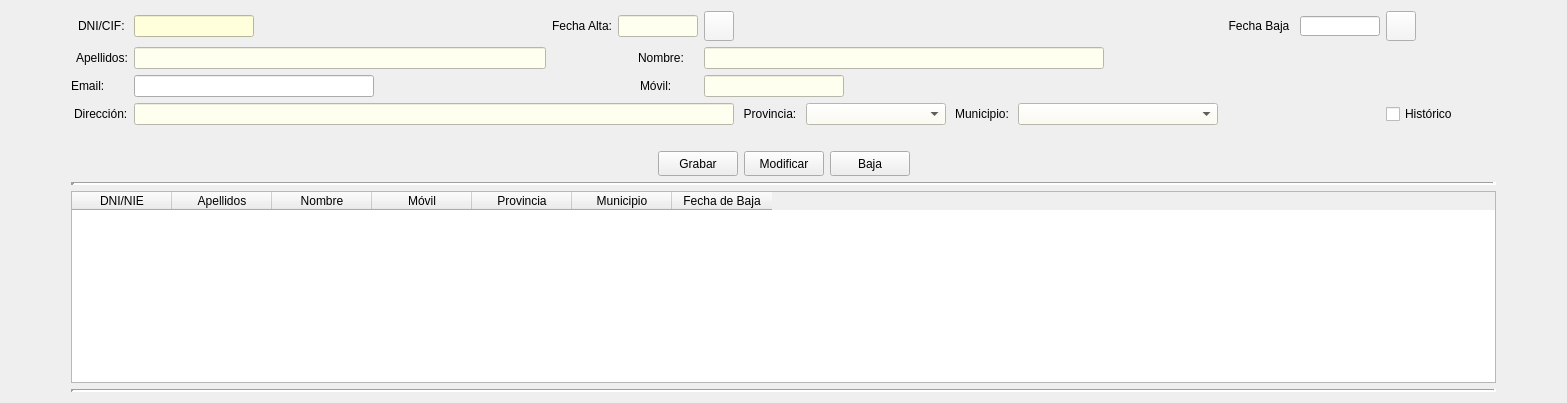
      <widget class="QWidget" name="pesClientes">
       <attribute name="title">
        <string>CLIENTES</string>
       </attribute>
       <layout class="QGridLayout" name="gridLayout_3">
        <item row="3" column="1">
         <widget class="Line" name="line_2">
          <property name="lineWidth">
           <number>4</number>
          </property>
          <property name="orientation">
           <enum>Qt::Horizontal</enum>
          </property>
         </widget>
        </item>
        <item row="5" column="1">
         <widget class="Line" name="line">
          <property name="frameShadow">
           <enum>QFrame::Sunken</enum>
          </property>
          <property name="lineWidth">
           <number>3</number>
          </property>
          <property name="orientation">
           <enum>Qt::Horizontal</enum>
          </property>
         </widget>
        </item>
        <item row="1" column="1">
         <spacer name="verticalSpacer">
          <property name="orientation">
           <enum>Qt::Vertical</enum>
          </property>
          <property name="sizeType">
           <enum>QSizePolicy::Fixed</enum>
          </property>
          <property name="sizeHint" stdset="0">
           <size>
            <width>20</width>
            <height>20</height>
           </size>
          </property>
         </spacer>
        </item>
        <item row="2" column="1">
         <layout class="QHBoxLayout" name="horizontalLayout">
          <property name="sizeConstraint">
           <enum>QLayout::SetMaximumSize</enum>
          </property>
          <item>
           <spacer name="horizontalSpacer">
            <property name="orientation">
             <enum>Qt::Horizontal</enum>
            </property>
            <property name="sizeHint" stdset="0">
             <size>
              <width>40</width>
              <height>20</height>
             </size>
            </property>
           </spacer>
          </item>
          <item alignment="Qt::AlignHCenter">
           <widget class="QPushButton" name="btnGrabarcli">
            <property name="minimumSize">
             <size>
              <width>80</width>
              <height>25</height>
             </size>
            </property>
            <property name="maximumSize">
             <size>
              <width>80</width>
              <height>25</height>
             </size>
            </property>
            <property name="text">
             <string>Grabar</string>
            </property>
           </widget>
          </item>
          <item alignment="Qt::AlignHCenter">
           <widget class="QPushButton" name="btnModifcli">
            <property name="minimumSize">
             <size>
              <width>80</width>
              <height>25</height>
             </size>
            </property>
            <property name="maximumSize">
             <size>
              <width>80</width>
              <height>25</height>
             </size>
            </property>
            <property name="text">
             <string>Modificar</string>
            </property>
           </widget>
          </item>
          <item alignment="Qt::AlignHCenter">
           <widget class="QPushButton" name="btnDelcli">
            <property name="minimumSize">
             <size>
              <width>80</width>
              <height>25</height>
             </size>
            </property>
            <property name="maximumSize">
             <size>
              <width>80</width>
              <height>25</height>
             </size>
            </property>
            <property name="text">
             <string>Baja</string>
            </property>
           </widget>
          </item>
          <item>
           <spacer name="horizontalSpacer_2">
            <property name="orientation">
             <enum>Qt::Horizontal</enum>
            </property>
            <property name="sizeHint" stdset="0">
             <size>
              <width>40</width>
              <height>20</height>
             </size>
            </property>
           </spacer>
          </item>
         </layout>
        </item>
        <item row="0" column="0">
         <spacer name="horizontalSpacer_3">
          <property name="orientation">
           <enum>Qt::Horizontal</enum>
          </property>
          <property name="sizeType">
           <enum>QSizePolicy::Expanding</enum>
          </property>
          <property name="sizeHint" stdset="0">
           <size>
            <width>60</width>
            <height>20</height>
           </size>
          </property>
         </spacer>
        </item>
        <item row="0" column="1">
         <layout class="QGridLayout" name="gridLayout">
          <property name="sizeConstraint">
           <enum>QLayout::SetMaximumSize</enum>
          </property>
          <item row="0" column="9">
           <widget class="QLabel" name="lblBajacli">
            <property name="minimumSize">
             <size>
              <width>70</width>
              <height>20</height>
             </size>
            </property>
            <property name="maximumSize">
             <size>
              <width>70</width>
              <height>20</height>
             </size>
            </property>
            <property name="text">
             <string>Fecha Baja</string>
            </property>
            <property name="alignment">
             <set>Qt::AlignCenter</set>
            </property>
           </widget>
          </item>
          <item row="1" column="1">
           <widget class="QLineEdit" name="txtApelcli">
            <property name="minimumSize">
             <size>
              <width>400</width>
              <height>0</height>
             </size>
            </property>
            <property name="maximumSize">
             <size>
              <width>550</width>
              <height>16777215</height>
             </size>
            </property>
            <property name="styleSheet">
             <string notr="true">background-color: rgb(255, 255, 239);</string>
            </property>
           </widget>
          </item>
          <item row="3" column="1" colspan="4" alignment="Qt::AlignLeft">
           <widget class="QLineEdit" name="txtDircli">
            <property name="minimumSize">
             <size>
              <width>600</width>
              <height>0</height>
             </size>
            </property>
            <property name="maximumSize">
             <size>
              <width>1200</width>
              <height>16777215</height>
             </size>
            </property>
            <property name="styleSheet">
             <string notr="true">background-color: rgb(255, 255, 239);</string>
            </property>
            <property name="text">
             <string/>
            </property>
           </widget>
          </item>
          <item row="2" column="4" colspan="4" alignment="Qt::AlignLeft">
           <widget class="QLineEdit" name="txtMovilcli">
            <property name="minimumSize">
             <size>
              <width>140</width>
              <height>20</height>
             </size>
            </property>
            <property name="maximumSize">
             <size>
              <width>140</width>
              <height>16777215</height>
             </size>
            </property>
            <property name="styleSheet">
             <string notr="true">background-color: rgb(255, 255, 239);</string>
            </property>
            <property name="text">
             <string/>
            </property>
            <property name="alignment">
             <set>Qt::AlignCenter</set>
            </property>
           </widget>
          </item>
          <item row="2" column="3" alignment="Qt::AlignRight">
           <widget class="QLabel" name="lblMovilcli">
            <property name="minimumSize">
             <size>
              <width>50</width>
              <height>0</height>
             </size>
            </property>
            <property name="maximumSize">
             <size>
              <width>60</width>
              <height>16777215</height>
             </size>
            </property>
            <property name="styleSheet">
             <string notr="true">color: whitesmoke;
color: rgb(0, 0, 0);</string>
            </property>
            <property name="frameShape">
             <enum>QFrame::NoFrame</enum>
            </property>
            <property name="text">
             <string>Móvil:        </string>
            </property>
           </widget>
          </item>
          <item row="1" column="3" alignment="Qt::AlignRight">
           <widget class="QLabel" name="lblNomcli">
            <property name="minimumSize">
             <size>
              <width>50</width>
              <height>0</height>
             </size>
            </property>
            <property name="maximumSize">
             <size>
              <width>60</width>
              <height>16777215</height>
             </size>
            </property>
            <property name="text">
             <string>Nombre:    </string>
            </property>
           </widget>
          </item>
          <item row="2" column="1">
           <widget class="QLineEdit" name="txtEmailcli">
            <property name="minimumSize">
             <size>
              <width>240</width>
              <height>0</height>
             </size>
            </property>
            <property name="maximumSize">
             <size>
              <width>240</width>
              <height>16777215</height>
             </size>
            </property>
            <property name="text">
             <string/>
            </property>
           </widget>
          </item>
          <item row="0" column="1">
           <widget class="QLineEdit" name="txtDnicli">
            <property name="sizePolicy">
             <sizepolicy hsizetype="Fixed" vsizetype="Fixed">
              <horstretch>0</horstretch>
              <verstretch>0</verstretch>
             </sizepolicy>
            </property>
            <property name="minimumSize">
             <size>
              <width>120</width>
              <height>0</height>
             </size>
            </property>
            <property name="maximumSize">
             <size>
              <width>120</width>
              <height>16777215</height>
             </size>
            </property>
            <property name="styleSheet">
             <string notr="true">background-color: rgb(255, 255, 220);</string>
            </property>
            <property name="alignment">
             <set>Qt::AlignCenter</set>
            </property>
           </widget>
          </item>
          <item row="2" column="0" alignment="Qt::AlignRight">
           <widget class="QLabel" name="lblEmailcli">
            <property name="minimumSize">
             <size>
              <width>50</width>
              <height>0</height>
             </size>
            </property>
            <property name="maximumSize">
             <size>
              <width>60</width>
              <height>16777215</height>
             </size>
            </property>
            <property name="layoutDirection">
             <enum>Qt::LeftToRight</enum>
            </property>
            <property name="text">
             <string>Email:       </string>
            </property>
           </widget>
          </item>
          <item row="1" column="0" alignment="Qt::AlignRight">
           <widget class="QLabel" name="lblApelcli">
            <property name="minimumSize">
             <size>
              <width>50</width>
              <height>0</height>
             </size>
            </property>
            <property name="maximumSize">
             <size>
              <width>60</width>
              <height>16777215</height>
             </size>
            </property>
            <property name="layoutDirection">
             <enum>Qt::LeftToRight</enum>
            </property>
            <property name="text">
             <string>Apellidos:</string>
            </property>
           </widget>
          </item>
          <item row="3" column="0" alignment="Qt::AlignRight">
           <widget class="QLabel" name="lblDircli">
            <property name="sizePolicy">
             <sizepolicy hsizetype="Fixed" vsizetype="Preferred">
              <horstretch>0</horstretch>
              <verstretch>0</verstretch>
             </sizepolicy>
            </property>
            <property name="minimumSize">
             <size>
              <width>50</width>
              <height>0</height>
             </size>
            </property>
            <property name="maximumSize">
             <size>
              <width>60</width>
              <height>16777215</height>
             </size>
            </property>
            <property name="layoutDirection">
             <enum>Qt::LeftToRight</enum>
            </property>
            <property name="text">
             <string>Dirección:</string>
            </property>
           </widget>
          </item>
          <item row="3" column="11">
           <widget class="QCheckBox" name="chkHistoriacli">
            <property name="sizePolicy">
             <sizepolicy hsizetype="Fixed" vsizetype="Fixed">
              <horstretch>0</horstretch>
              <verstretch>0</verstretch>
             </sizepolicy>
            </property>
            <property name="minimumSize">
             <size>
              <width>110</width>
              <height>0</height>
             </size>
            </property>
            <property name="maximumSize">
             <size>
              <width>150</width>
              <height>16777215</height>
             </size>
            </property>
            <property name="text">
             <string>Histórico</string>
            </property>
           </widget>
          </item>
          <item row="0" column="0" alignment="Qt::AlignRight">
           <widget class="QLabel" name="lblDnicli">
            <property name="minimumSize">
             <size>
              <width>50</width>
              <height>0</height>
             </size>
            </property>
            <property name="layoutDirection">
             <enum>Qt::LeftToRight</enum>
            </property>
            <property name="text">
             <string>DNI/CIF:</string>
            </property>
           </widget>
          </item>
          <item row="0" column="4">
           <widget class="QPushButton" name="btnAltacli">
            <property name="minimumSize">
             <size>
              <width>30</width>
              <height>30</height>
             </size>
            </property>
            <property name="maximumSize">
             <size>
              <width>30</width>
              <height>30</height>
             </size>
            </property>
            <property name="styleSheet">
             <string notr="true">background-color: rgb(245, 245, 245);</string>
            </property>
            <property name="text">
             <string/>
            </property>
            <property name="icon">
             <iconset>
              <normaloff>../img/calendar.ico</normaloff>../img/calendar.ico</iconset>
            </property>
            <property name="iconSize">
             <size>
              <width>30</width>
              <height>30</height>
             </size>
            </property>
           </widget>
          </item>
          <item row="0" column="2">
           <widget class="QLabel" name="lblAltacli">
            <property name="minimumSize">
             <size>
              <width>50</width>
              <height>0</height>
             </size>
            </property>
            <property name="maximumSize">
             <size>
              <width>60</width>
              <height>16777215</height>
             </size>
            </property>
            <property name="text">
             <string>Fecha Alta:</string>
            </property>
            <property name="alignment">
             <set>Qt::AlignCenter</set>
            </property>
           </widget>
          </item>
          <item row="3" column="5">
           <widget class="QLabel" name="lblProvcli">
            <property name="sizePolicy">
             <sizepolicy hsizetype="Fixed" vsizetype="Preferred">
              <horstretch>0</horstretch>
              <verstretch>0</verstretch>
             </sizepolicy>
            </property>
            <property name="minimumSize">
             <size>
              <width>60</width>
              <height>0</height>
             </size>
            </property>
            <property name="maximumSize">
             <size>
              <width>80</width>
              <height>16777215</height>
             </size>
            </property>
            <property name="text">
             <string>Provincia:</string>
            </property>
            <property name="alignment">
             <set>Qt::AlignCenter</set>
            </property>
           </widget>
          </item>
          <item row="3" column="7">
           <widget class="QLabel" name="lblMunicli">
            <property name="sizePolicy">
             <sizepolicy hsizetype="Fixed" vsizetype="Preferred">
              <horstretch>0</horstretch>
              <verstretch>0</verstretch>
             </sizepolicy>
            </property>
            <property name="minimumSize">
             <size>
              <width>60</width>
              <height>0</height>
             </size>
            </property>
            <property name="maximumSize">
             <size>
              <width>80</width>
              <height>16777215</height>
             </size>
            </property>
            <property name="text">
             <string>Municipio:</string>
            </property>
            <property name="alignment">
             <set>Qt::AlignCenter</set>
            </property>
           </widget>
          </item>
          <item row="0" column="3">
           <widget class="QLineEdit" name="txtAltacli">
            <property name="minimumSize">
             <size>
              <width>80</width>
              <height>0</height>
             </size>
            </property>
            <property name="maximumSize">
             <size>
              <width>80</width>
              <height>16777215</height>
             </size>
            </property>
            <property name="styleSheet">
             <string notr="true">background-color: rgb(255, 255, 239);</string>
            </property>
            <property name="alignment">
             <set>Qt::AlignCenter</set>
            </property>
           </widget>
          </item>
          <item row="3" column="6">
           <widget class="QComboBox" name="cmbProvcli">
            <property name="minimumSize">
             <size>
              <width>140</width>
              <height>0</height>
             </size>
            </property>
            <property name="maximumSize">
             <size>
              <width>140</width>
              <height>16777215</height>
             </size>
            </property>
            <property name="styleSheet">
             <string notr="true">background-color: rgb(255, 255, 239);</string>
            </property>
           </widget>
          </item>
          <item row="0" column="11">
           <widget class="QPushButton" name="btnBajacli">
            <property name="minimumSize">
             <size>
              <width>30</width>
              <height>30</height>
             </size>
            </property>
            <property name="maximumSize">
             <size>
              <width>30</width>
              <height>30</height>
             </size>
            </property>
            <property name="styleSheet">
             <string notr="true">background-color: rgb(245, 245, 245);</string>
            </property>
            <property name="text">
             <string/>
            </property>
            <property name="icon">
             <iconset>
              <normaloff>../img/calendar.ico</normaloff>../img/calendar.ico</iconset>
            </property>
            <property name="iconSize">
             <size>
              <width>29</width>
              <height>29</height>
             </size>
            </property>
           </widget>
          </item>
          <item row="3" column="8">
           <widget class="QComboBox" name="cmbMunicli">
            <property name="minimumSize">
             <size>
              <width>200</width>
              <height>0</height>
             </size>
            </property>
            <property name="maximumSize">
             <size>
              <width>300</width>
              <height>16777215</height>
             </size>
            </property>
            <property name="styleSheet">
             <string notr="true">background-color: rgb(255, 255, 239);</string>
            </property>
           </widget>
          </item>
          <item row="0" column="10">
           <widget class="QLineEdit" name="txtBajacli">
            <property name="minimumSize">
             <size>
              <width>80</width>
              <height>20</height>
             </size>
            </property>
            <property name="maximumSize">
             <size>
              <width>80</width>
              <height>20</height>
             </size>
            </property>
            <property name="alignment">
             <set>Qt::AlignCenter</set>
            </property>
           </widget>
          </item>
          <item row="1" column="4" colspan="8">
           <widget class="QLineEdit" name="txtNomcli">
            <property name="minimumSize">
             <size>
              <width>400</width>
              <height>0</height>
             </size>
            </property>
            <property name="maximumSize">
             <size>
              <width>400</width>
              <height>16777215</height>
             </size>
            </property>
            <property name="styleSheet">
             <string notr="true">background-color: rgb(255, 255, 239);</string>
            </property>
           </widget>
          </item>
         </layout>
        </item>
        <item row="0" column="2">
         <spacer name="horizontalSpacer_6">
          <property name="orientation">
           <enum>Qt::Horizontal</enum>
          </property>
          <property name="sizeType">
           <enum>QSizePolicy::Expanding</enum>
          </property>
          <property name="sizeHint" stdset="0">
           <size>
            <width>60</width>
            <height>20</height>
           </size>
          </property>
         </spacer>
        </item>
        <item row="4" column="2">
         <spacer name="horizontalSpacer_7">
          <property name="orientation">
           <enum>Qt::Horizontal</enum>
          </property>
          <property name="sizeType">
           <enum>QSizePolicy::Expanding</enum>
          </property>
          <property name="sizeHint" stdset="0">
           <size>
            <width>60</width>
            <height>20</height>
           </size>
          </property>
         </spacer>
        </item>
        <item row="4" column="0">
         <spacer name="horizontalSpacer_8">
          <property name="orientation">
           <enum>Qt::Horizontal</enum>
          </property>
          <property name="sizeType">
           <enum>QSizePolicy::Expanding</enum>
          </property>
          <property name="sizeHint" stdset="0">
           <size>
            <width>60</width>
            <height>20</height>
           </size>
          </property>
         </spacer>
        </item>
        <item row="4" column="1">
         <widget class="QTableWidget" name="tablaClientes">
          <property name="editTriggers">
           <set>QAbstractItemView::NoEditTriggers</set>
          </property>
          <property name="alternatingRowColors">
           <bool>true</bool>
          </property>
          <property name="selectionMode">
           <enum>QAbstractItemView::SingleSelection</enum>
          </property>
          <property name="selectionBehavior">
           <enum>QAbstractItemView::SelectRows</enum>
          </property>
          <attribute name="verticalHeaderVisible">
           <bool>false</bool>
          </attribute>
          <column>
           <property name="text">
            <string>DNI/NIE</string>
           </property>
          </column>
          <column>
           <property name="text">
            <string>Apellidos</string>
           </property>
          </column>
          <column>
           <property name="text">
            <string>Nombre</string>
           </property>
          </column>
          <column>
           <property name="text">
            <string>Móvil</string>
           </property>
          </column>
          <column>
           <property name="text">
            <string>Provincia</string>
           </property>
          </column>
          <column>
           <property name="text">
            <string>Municipio</string>
           </property>
          </column>
          <column>
           <property name="text">
            <string>Fecha de Baja</string>
           </property>
          </column>
         </widget>
        </item>
       </layout>
      </widget>
